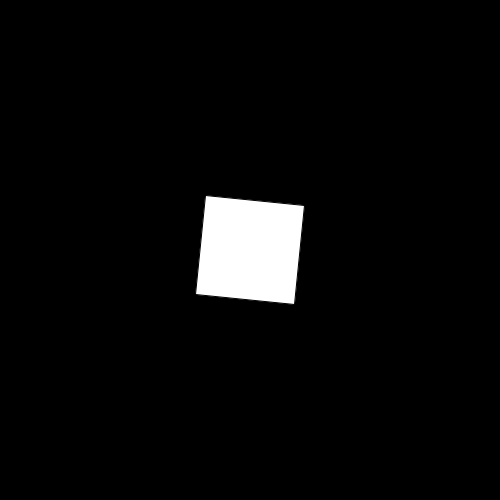
Frame 1 (no input)
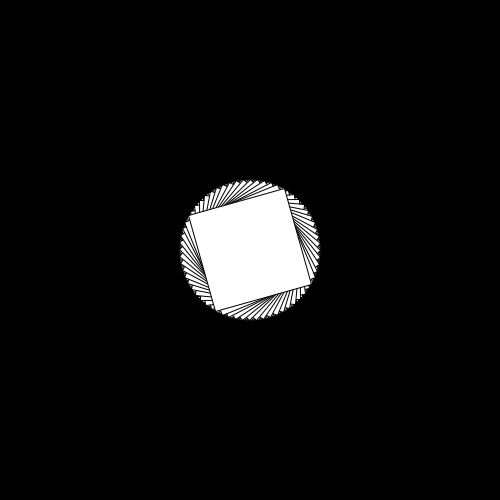
Frame 60 (the mouse pressed at the canvas centre just before this capture)
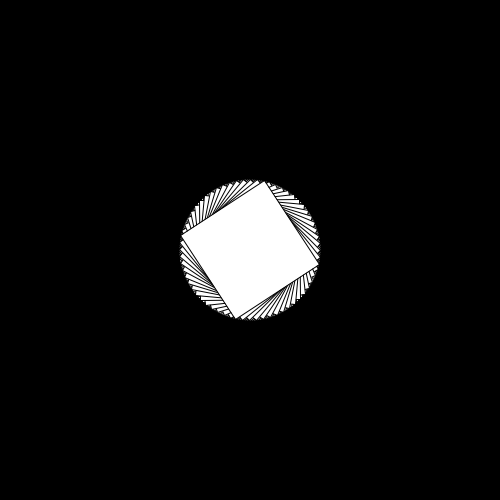
Frame 120 (the mouse held since frame 60 and released just before this capture)

The Processing sketch that drew these frames (run headless with seeded random() and noise(); from frame 60 on, the mouse is pressed at the canvas centre):

// Processing sketch: processing_113300
// ── processing_113300.pde

float hue = 0;
float timer = 0;
float angle = 0.0;
float s = 0;
float e = 0.3;

void setup()
{
  size(500, 500);
  background(#000000);
  colorMode(HSB, 360, 100, 100);
}

void draw()
{
  timer = timer + 0.0167;
  
  //Phase 1: Rotating a Square
  if (timer > 0)
  {
    angle += 0.1;
      if (angle > TWO_PI)
      {
        angle = 0;
      }
    rectMode(CENTER);
    pushMatrix();
    translate(250, 250);
    rotate(angle);
    rect(0, 0, 100, 100);
    popMatrix();
      
      //Phase 2: Scaling a square
      if (timer > 5)
    {
      rectMode(CENTER);
      pushMatrix();
      translate(250, 250);
      scale(s, s);
      rotate(angle);
      rect(0, 0, 100, 100);
      popMatrix();
      s += e;
       if (s > 2)
       {
        e = - 0.3;
       }
       if (s < 0.5)
       {
         e = 0.3;
       }
    }
     
     //Phase 3: Cycling through colors
     if (timer > 10)
     {
      rectMode(CENTER);
      pushMatrix();
      translate(250, 250);
      //scale(s, s);
      rotate(angle);
      rect(0, 0, 100, 100);
      popMatrix();
      hue = hue + 1;
      for (int i = 0; i < 360; i = i + 1)
     {
      float percent = i / (float)360;
      stroke(hue, 100, 100 * percent);
      fill(hue, 100, 100);
      //line(i, 0, i, height);
     }
     
     if (hue >= 360)
      {
        hue = 0;
      }
      drawCircle(100);
      drawCircle(50);
      drawCircle(200);
     }
  }  
}

void drawCircle(float radius)
{
  int centX = width/2;
  int centY = height/2;
  
  float x, y;
  float lastx = centX + (radius * cos(0));
  float lasty = centY + (radius * sin(0));
  for (float ang = 0; ang <=360; ang += 5)
  {
    float rad = radians(ang);
    x = centX + (radius * cos(rad) + random(-10, 10));
    y = centY + (radius * sin(rad) + random(-2, 2));
    line(lastx, lasty, x, y);
    lastx = x;
    lasty = y;
  }
}
